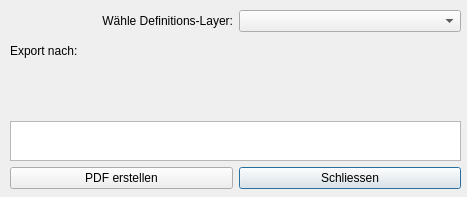
<?xml version="1.0" encoding="UTF-8"?>
<ui version="4.0">
 <class>GridPlotterDialogBase</class>
 <widget class="QDialog" name="GridPlotterDialogBase">
  <property name="geometry">
   <rect>
    <x>0</x>
    <y>0</y>
    <width>467</width>
    <height>197</height>
   </rect>
  </property>
  <property name="windowTitle">
   <string>Grid Plotter for KADAS</string>
  </property>
  <property name="toolTipDuration">
   <number>10</number>
  </property>
  <property name="layoutDirection">
   <enum>Qt::LeftToRight</enum>
  </property>
  <property name="styleSheet">
   <string notr="true"/>
  </property>
  <property name="modal">
   <bool>false</bool>
  </property>
  <widget class="QWidget" name="gridLayoutWidget">
   <property name="geometry">
    <rect>
     <x>10</x>
     <y>10</y>
     <width>451</width>
     <height>179</height>
    </rect>
   </property>
   <layout class="QGridLayout" name="gridLayout">
    <item row="0" column="0">
     <widget class="QLabel" name="label_Layer">
      <property name="layoutDirection">
       <enum>Qt::LeftToRight</enum>
      </property>
      <property name="text">
       <string>Wähle Definitions-Layer:</string>
      </property>
      <property name="alignment">
       <set>Qt::AlignRight|Qt::AlignTrailing|Qt::AlignVCenter</set>
      </property>
     </widget>
    </item>
    <item row="5" column="1">
     <widget class="QPushButton" name="button_close">
      <property name="text">
       <string>Schliessen</string>
      </property>
     </widget>
    </item>
    <item row="3" column="0">
     <spacer name="verticalSpacer">
      <property name="orientation">
       <enum>Qt::Vertical</enum>
      </property>
      <property name="sizeType">
       <enum>QSizePolicy::Fixed</enum>
      </property>
      <property name="sizeHint" stdset="0">
       <size>
        <width>20</width>
        <height>20</height>
       </size>
      </property>
     </spacer>
    </item>
    <item row="1" column="0">
     <widget class="QLabel" name="label_Export">
      <property name="text">
       <string>Export nach:</string>
      </property>
     </widget>
    </item>
    <item row="0" column="1">
     <widget class="QgsMapLayerComboBox" name="cb_coverageLayer"/>
    </item>
    <item row="4" column="0" colspan="2">
     <widget class="QPlainTextEdit" name="statusText">
      <property name="maximumSize">
       <size>
        <width>16777215</width>
        <height>40</height>
       </size>
      </property>
      <property name="readOnly">
       <bool>true</bool>
      </property>
     </widget>
    </item>
    <item row="5" column="0">
     <widget class="QPushButton" name="pb_create_layout">
      <property name="font">
       <font>
        <weight>50</weight>
        <bold>false</bold>
       </font>
      </property>
      <property name="toolTip">
       <string>Das ist der Tooltip für das Erstellen von PDF</string>
      </property>
      <property name="toolTipDuration">
       <number>7</number>
      </property>
      <property name="text">
       <string>PDF erstellen</string>
      </property>
     </widget>
    </item>
    <item row="2" column="0" colspan="2">
     <widget class="QgsFileWidget" name="mQgsFileWidget">
      <property name="storageMode">
       <enum>QgsFileWidget::GetDirectory</enum>
      </property>
     </widget>
    </item>
   </layout>
  </widget>
 </widget>
 <customwidgets>
  <customwidget>
   <class>QgsFileWidget</class>
   <extends>QWidget</extends>
   <header>qgsfilewidget.h</header>
  </customwidget>
  <customwidget>
   <class>QgsMapLayerComboBox</class>
   <extends>QComboBox</extends>
   <header>qgsmaplayercombobox.h</header>
  </customwidget>
 </customwidgets>
 <resources/>
 <connections/>
</ui>
